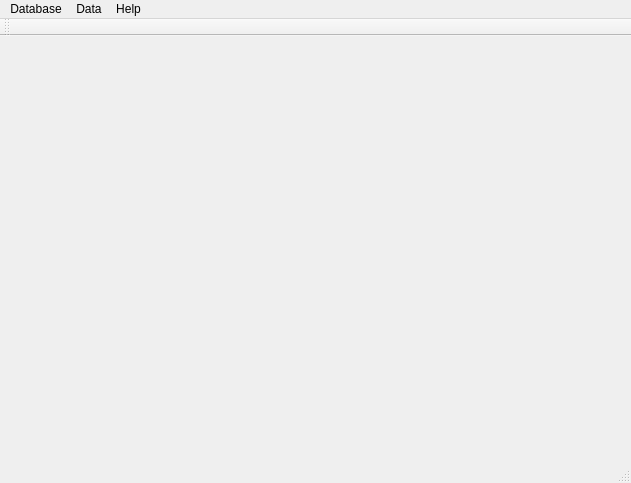
<?xml version="1.0" encoding="UTF-8"?>
<ui version="4.0">
 <class>Lan</class>
 <widget class="QMainWindow" name="Lan">
  <property name="geometry">
   <rect>
    <x>0</x>
    <y>0</y>
    <width>631</width>
    <height>483</height>
   </rect>
  </property>
  <property name="windowTitle">
   <string>Lan</string>
  </property>
  <widget class="QWidget" name="centralWidget"/>
  <widget class="QMenuBar" name="menuBar">
   <property name="geometry">
    <rect>
     <x>0</x>
     <y>0</y>
     <width>631</width>
     <height>19</height>
    </rect>
   </property>
   <widget class="QMenu" name="menuDatabase">
    <property name="title">
     <string>Database</string>
    </property>
    <addaction name="actionCreate"/>
    <addaction name="actionOpen"/>
    <addaction name="actionImport"/>
    <addaction name="actionExport"/>
    <addaction name="separator"/>
    <addaction name="actionQuit"/>
   </widget>
   <widget class="QMenu" name="menuData">
    <property name="title">
     <string>Data</string>
    </property>
    <addaction name="actionInsert"/>
    <addaction name="actionUpdate"/>
    <addaction name="actionDelete"/>
    <addaction name="separator"/>
    <addaction name="actionAttributes"/>
   </widget>
   <widget class="QMenu" name="menuHelp">
    <property name="title">
     <string>Help</string>
    </property>
    <addaction name="actionAbout_QT"/>
   </widget>
   <addaction name="menuDatabase"/>
   <addaction name="menuData"/>
   <addaction name="menuHelp"/>
  </widget>
  <widget class="QToolBar" name="mainToolBar">
   <attribute name="toolBarArea">
    <enum>TopToolBarArea</enum>
   </attribute>
   <attribute name="toolBarBreak">
    <bool>false</bool>
   </attribute>
  </widget>
  <widget class="QStatusBar" name="statusBar"/>
  <action name="actionCreate">
   <property name="text">
    <string>Create</string>
   </property>
  </action>
  <action name="actionOpen">
   <property name="text">
    <string>Open</string>
   </property>
  </action>
  <action name="actionImport">
   <property name="text">
    <string>Import</string>
   </property>
  </action>
  <action name="actionExport">
   <property name="text">
    <string>Export</string>
   </property>
  </action>
  <action name="actionQuit">
   <property name="text">
    <string>Quit</string>
   </property>
  </action>
  <action name="actionInsert">
   <property name="text">
    <string>Insert</string>
   </property>
  </action>
  <action name="actionUpdate">
   <property name="text">
    <string>Update</string>
   </property>
  </action>
  <action name="actionDelete">
   <property name="text">
    <string>Delete</string>
   </property>
  </action>
  <action name="actionAbout_QT">
   <property name="text">
    <string>About QT</string>
   </property>
  </action>
  <action name="actionAttributes">
   <property name="text">
    <string>Attributes</string>
   </property>
  </action>
 </widget>
 <layoutdefault spacing="6" margin="11"/>
 <resources/>
 <connections/>
</ui>
